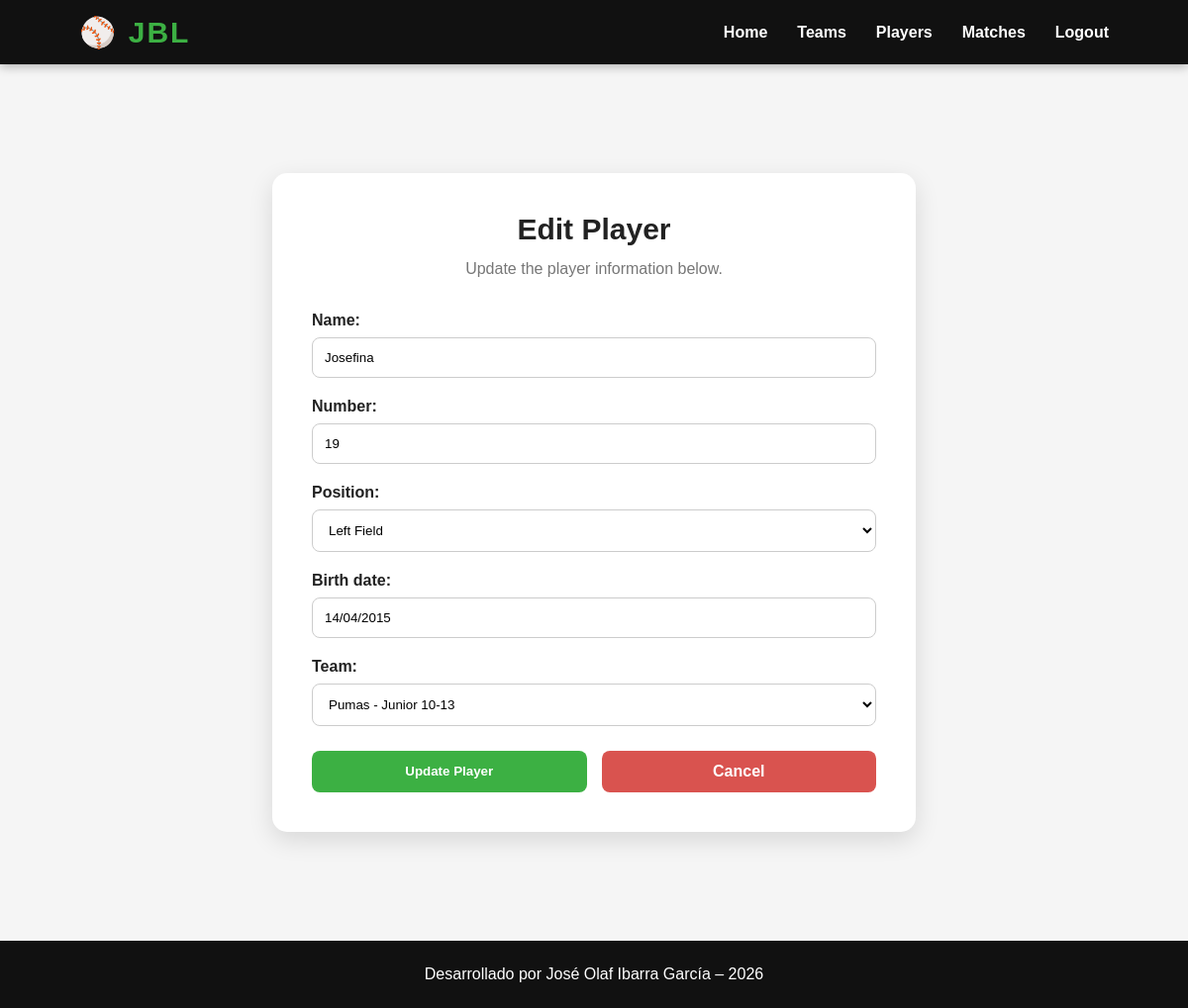
Page /league/players/edit/3/ (signed in) on the committed database.
### apps/league/models.py (models this page shows, shortened)
class Player(models.Model):
    POSITION_CHOICES = [
        ("PITCHER", "Pitcher"),
        ("CATCHER", "Catcher"),
        ("FIRST BASE", "First Base"),
        ("SECOND BASE", "Second Base"),
        ("THIRD BASE", "Third Base"),
        ("SHORTSTOP", "Shortstop"),
        ("LEFT FIELD", "Left Field"),
        ("CENTER FIELD", "Center Field"),
        ("RIGHT FIELD", "Right Field"),
    ]
    name = models.CharField(
        max_length=100
    )
    number = models.IntegerField()
    position = models.CharField(
        max_length=50,
        choices=POSITION_CHOICES
    )
    birth_date = models.DateField()
    team = models.ForeignKey(
        Team,
        on_delete=models.CASCADE
    )
    class Meta:
        unique_together = ("team", "number")

### apps/league/views.py (the view)
# urls.py: path("players/edit/<int:pk>/", views.PlayerUpdateView.as_view(), name="player_update"),
class PlayerUpdateView(LoginRequiredMixin, UpdateView):
    model = Player
    fields = ["name", "number", "position", "birth_date", "team"]
    template_name = "league/player_form.html"
    success_url = reverse_lazy("player_list")
    def dispatch(self, request, *args, **kwargs):
        player = self.get_object()
        if request.user.is_superuser:
            return super().dispatch(request, *args, **kwargs)
        if request.user.is_staff and player.team.owner == request.user:
            return super().dispatch(request, *args, **kwargs)
        raise PermissionDenied
    def get_form(self):
        form = super().get_form()
        if not self.request.user.is_superuser:
            form.fields["team"].queryset = Team.objects.filter(owner=self.request.user)
        return form

### apps/league/models.py (called while the page is built)
    def __str__(self):
        return f"{self.name} - {self.get_category_display()}"

### apps/league/templates/league/player_form.html (shortened to what this page needs)
{% extends "league/base.html" %}
{% block content %}
<section class="container form-section">
    <div class="form-card">
        <h2>
            {% if object %}
                Edit Player
            {% else %}
                Register New Player
            {% endif %}
        </h2>
        <p class="form-subtitle">
            {% if object %}
                Update the player information below.
            {% else %}
                Complete the player information below.
            {% endif %}
        </p>
        <form method="post" class="main-form">
            {% for field in form %}
                <p>
                    {{ field.label_tag }}
                    {{ field }}
                </p>
            {% endfor %}
            <div class="form-actions">
                <button type="submit" class="btn">
                    {% if object %}Update Player{% else %}Save Player{% endif %}
                </button>
                <a href="{% url 'player_list' %}" class="btn-secondary">Cancel</a>
            </div>
        </form>
    </div>
</section>
{% endblock %}

### apps/league/static/league/css/style.css (style rules this page uses)
* { margin:0; padding:0; box-sizing:border-box; font-family:Arial, Helvetica, sans-serif; }
body { background:#f5f5f5; color:#222; }
.container { width:85%; margin:50px auto; }
.form-section { display:flex; justify-content:center; align-items:center; padding:60px 20px; }
.form-card { width:100%; max-width:650px; background:white; padding:40px; border-radius:15px; box-shadow:0 8px 25px rgba(0,0,0,.12); }
.form-card h2 { text-align:center; margin-bottom:10px; font-size:30px; }
.form-subtitle { text-align:center; color:#777; margin-bottom:30px; line-height:1.6; }
.main-form p { margin-bottom:20px; }
.main-form label { display:block; font-weight:bold; margin-bottom:8px; }
.main-form input, .main-form select, .main-form textarea { width:100%; padding:12px; border:1px solid #ccc; border-radius:8px; outline:none; transition:.3s; background:white; }
.form-actions { margin-top:25px; display:flex; gap:15px; flex-wrap:wrap; }
.btn { flex:1; background:#3cb043; color:white; padding:12px; border:none; border-radius:8px; cursor:pointer; font-weight:bold; text-align:center; transition:.3s; min-width:160px; }
.btn-secondary { flex:1; background:#d9534f; color:white; padding:12px; border-radius:8px; text-align:center; text-decoration:none; font-weight:bold; transition:.3s; min-width:160px; }

### rows in the picture
Player: form "Josefina" "19" "Left Field" "14/04/2015" "Pumas - Junior 10-13"

### other values in the picture
{{ field.label_tag }} "Name:" "Number:" "Position:" "Birth date:" "Team:"
